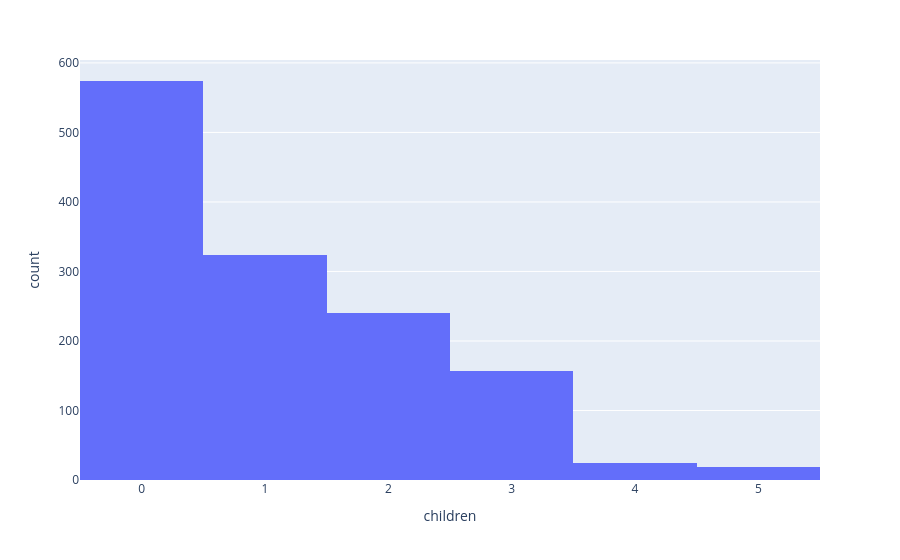

The code cell stored with this chart in its notebook:
### Code cell
px.histogram(df,x="children")

### Figure 1 — Plotly figure (JSON) as saved in the notebook; plotly's stock layout.template omitted (floating-point values rounded to 4 significant figures; data arrays with more than 128 entries replaced by an {"elided": "..."} marker saying what was removed)
{"data": [{"bingroup": "x", "hovertemplate": "children=%{x}<br>count=%{y}<extra></extra>", "legendgroup": "", "marker": {"color": "#636efa", "pattern": {"shape": ""}}, "name": "", "orientation": "v", "showlegend": false, "type": "histogram", "x": {"elided": "1338 int values"}, "xaxis": "x", "yaxis": "y"}], "layout": {"barmode": "relative", "legend": {"tracegroupgap": 0}, "margin": {"t": 60}, "xaxis": {"anchor": "y", "domain": [0, 1], "title": {"text": "children"}}, "yaxis": {"anchor": "x", "domain": [0, 1], "title": {"text": "count"}}}}
